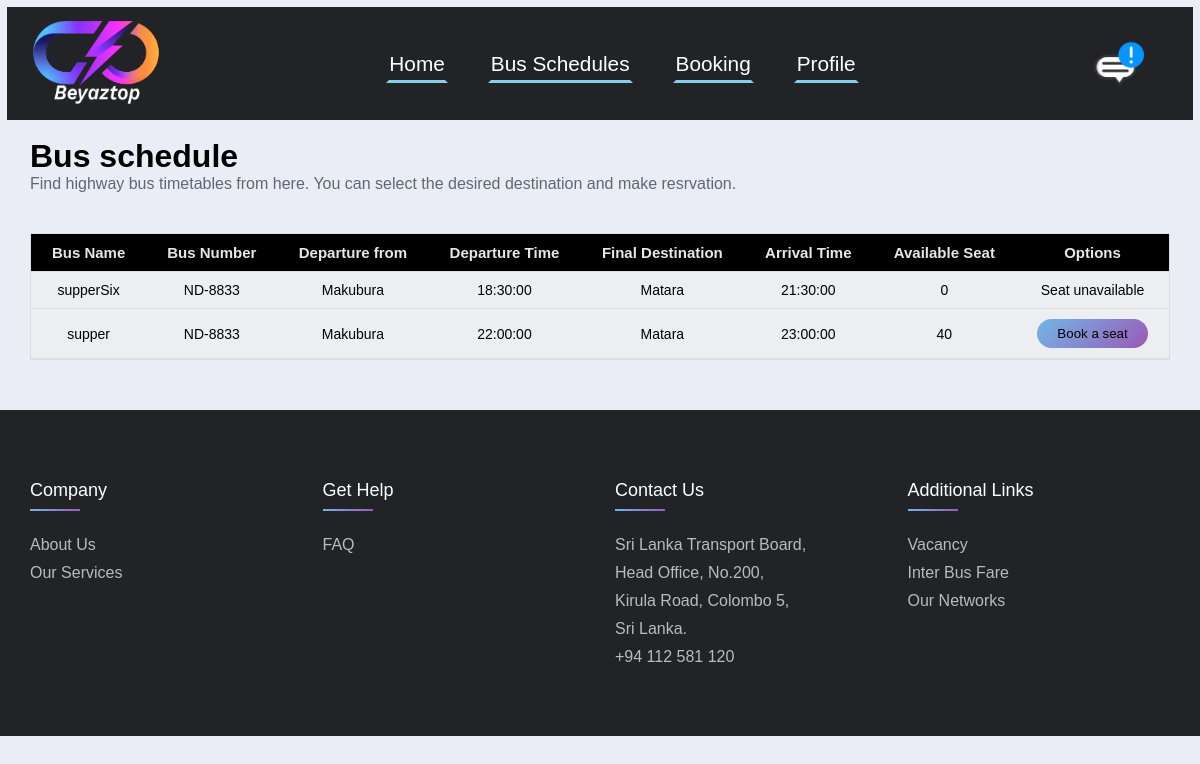
The app's page /User/user-bus-schedules.php (signed in) with its own data.
### tables this page shows
CREATE TABLE IF NOT EXISTS `bus_shedules` (
  `Shedules_id` int(11) NOT NULL AUTO_INCREMENT,
  `Bus_name` varchar(50) NOT NULL,
  `Bus_number` varchar(50) NOT NULL,
  `Stat_time` time NOT NULL,
  `End_time` time NOT NULL,
  `Starting_point` varchar(50) NOT NULL,
  `Final_destination` varchar(50) NOT NULL,
  `Seats_Count` int(50) NOT NULL,
  `Status` varchar(5) NOT NULL,
  PRIMARY KEY (`Shedules_id`),
  KEY `Bus_number` (`Bus_number`)
);

### User/user-bus-schedules.php (the view, shortened to what this page needs)
<?php include('user-header.php');
$cur_time= date("H:i:s");
  ?>
<br>
<div id="table-page-wrap">
  <h1>Bus schedule</h1>
  <p>Find highway bus timetables from here. You can select the desired destination and make resrvation.</p>
</div>
  <div class="userTable">
    <div class="header_fixed">
     <form action="" method="post" enctype="multipart/form-data">
      <table>
        <thead>
          <?php
          $sql = "SELECT * FROM bus_shedules where Status='A' ";
          $res = mysqli_query( $connect, $sql );
          $count = mysqli_num_rows( $res );
          if ( $count > 0 ) {
            ?><tr>
            <th>Bus Name</th>
            <th>Bus Number</th>
            <th>Departure from</th>
            <th>Departure Time</th>
            <th>Final Destination</th>
            <th>Arrival Time</th>
            <th>Available Seat</th>
            <th>Options</th>
          </tr>
        </thead><?php
        while ( $row = mysqli_fetch_assoc( $res ) ) {
          $id = $row[ 'Shedules_id' ];
          $Bname = $row[ 'Bus_name' ];
          $Bnumber = $row[ 'Bus_number' ];
          $Stime = $row[ 'Stat_time' ];
          $Etime = $row[ 'End_time' ];
          $Spoint = $row[ 'Starting_point' ];
          $Destination = $row[ 'Final_destination' ];
         if($cur_time <=$Stime){?>
        <tbody>
          <tr>
            <td><?php echo $Bname;?></td>
            <td><?php echo $Bnumber;?></td>
            <td><?php echo $Spoint;?></td>
            <td><?php echo $Stime;?></td>
            <td><?php echo $Destination;?></td>
            <td><?php echo $Etime;?></td>
            <?php
            $sql_Seat_Status = mysqli_query( $connect, 'SELECT COUNT(*) as seat_Count from seat where Shedules_id="' . $id . '" AND Status="A";' );
            $result = mysqli_fetch_assoc( $sql_Seat_Status );
            $seat_Count = $result[ 'seat_Count' ];
            ?><td><?php echo $seat_Count;?></td><?php
         if($seat_Count!=='0'){
          ?><td><button type="submit" name="submit">
              <a class="btn-table" href="Book_tickets.php?Shedules_id=<?php echo $id; ?>& Bus_number=<?php echo $Bnumber; ?>">Book a seat</a>
              </button></td><?php
         }else{
          ?><td>Seat unavailable</td><?php
         }?>
          </tr></tbody>
        <?php
         }else{
         }
        }
        } else {
          echo " <p class='error'>Bus Details not add yet.</p>";
        }?>
      </table>
      </form>
    </div>
  </div>
<?php include('user-footer.php');?>

### User/user-header.php (shortened to what this page needs)
<html>
<head>
 <link href="https://cdn.jsdelivr.net/npm/remixicon@2.5.0/fonts/remixicon.css" rel="stylesheet">
	<link rel="stylesheet" type="text/css" href="../css/style.css">
</head>
<body>
	<header>
		<a href="User-Home-page.php" class="logo"><img src="../img/bg-img/Beyaztop-logo.png" alt=" Logo"></a>
		<ul class="navbar">
			<li><a href="User-Home-page.php">Home</a></li>
    <li><a href="user-bus-schedules.php">Bus Schedules</a></li>
    <li><a href="User-Bookin-details">Booking</a></li>
    <li><a href="user-profile.php">Profile</a></li>
		</ul>
		<div class="main">
			<a href="Notifications.php"><img src="../img/Icon/icons8-notification-58.png" width="50px" height="50px"/></a>
		</div>
	</header>
 <br> <br> <br> <br> <br>

### User/user-footer.php
<footer class="footer">
  	 <div class="container1">
  	 	<div class="row">
  	 		<div class="footer-col">
  	 			<h4>company</h4>
  	 			<ul>
  	 				<li><a href="user-aboutus.php">About Us</a></li>
  	 				<li><a href="https://www.sltb.lk/service.html">our services</a></li>
  	 			</ul>
  	 		</div>
  	 		<div class="footer-col">
  	 			<h4>get help</h4>
  	 			<ul>
  	 				<li><a href="User-F&Q.php">FAQ</a></li>
  	 			</ul>
  	 		</div>
  	 		<div class="footer-col">
  	 			<h4>Contact Us</h4>
  	 			<ul>
  	 				<li><a href="#">Sri Lanka Transport Board,</a></li>
          <li><a href="#">Head Office, No.200,</a></li>
          <li><a href="#">Kirula Road, Colombo 5,</a></li>
          <li><a href="#">Sri Lanka.</a></li>
          <li><a href="#">+94 112 581 120</a></li>
  	 			</ul>
  	 		</div>
  	 		<div class="footer-col">
  	 			<h4>Additional Links</h4>
  	 			<ul>
  	 				<li><a href="https://www.sltb.lk/vacancies.html">Vacancy</a></li>
          <li><a href="https://www.sltb.lk/Bus_fare.html">Inter Bus Fare</a></li>
          <li><a href="https://www.sltb.lk/network.html">Our Networks</a></li>
  	 			</ul>
  	 		</div>
  	 		</div>
  	 	</div>
  </footer>
</body>
</html>

### css/style.css (style rules this page uses)
* { padding: 0; margin: 0; box-sizing: border-box; font-family: sans-serif; text-decoration: none; list-style: none; }
body { min-height: 100vh; margin: 0; font-family: sans-serif; background-color: #eaedf5; }
header { position: fixed; width: 100%; top: 0; right: 0; z-index: 1000; display: flex; align-items: center; justify-content: space-between; background-color: #222327; padding: 8px 9%; transition: all .50s ease; border-style: solid; border-width: 7px; border-color: #eaedf5; }
.logo { display: flex; align-items: center; }
.logo img { width:130px; height:85px; }
.navbar { display: flex; }
.navbar a { color: #fff; font-size: 1.3rem; font-weight: 500; padding: 5px 0; margin: 0px 30px; transition: all .50s ease; border-style: solid; border-bottom-color: #87CEEB; border-top-color: #222327; border-left-color: #222327; border-right-color: #222327; }
.main { display: flex; align-items: center; }
.main a { margin-right: 25px; margin-left: 10px; color: #fff; font-size: 1.1rem; font-weight: 500; transition: all .50s ease; }
@media (max-width: 1280px) { header { padding: 14px 2%; transition: .2s; } }
@media (max-width: 1280px) { .navbar a { padding: 5px 0; margin: 0px 20px; } }
.container1 { max-width: 1170px; margin: auto; }
.row { display: flex; flex-wrap: wrap; }
ul { list-style: none; }
.footer { background-color: #222327; padding: 70px 0; }
.footer-col { width: 25%; padding: 0 15px; }
.footer-col h4 { font-size: 18px; color: #ffffff; text-transform: capitalize; margin-bottom: 35px; font-weight: 500; position: relative; }
.footer-col h4::before { content: ''; position: absolute; left: 0; bottom: -10px; background: linear-gradient(135deg, #71b7e6, #9b59b6); height: 2px; box-sizing: border-box; width: 50px; }
.footer-col ul li:not(:last-child) { margin-bottom: 10px; }
.footer-col ul li a { font-size: 16px; text-transform: capitalize; color: #ffffff; text-decoration: none; font-weight: 300; color: #bbbbbb; display: block; transition: all 0.3s ease; }
.row { display: flex; }
#table-page-wrap { margin: 30px; }
.userTable { padding-top: 10px; padding-left: 30px; padding-right: 30px; padding-bottom: 50px; box-sizing: border-box; width: 100%; display: flex; justify-content: center; background-color: #eaedf5; }
table { width: 100%; border-collapse: collapse; }
.header_fixed { max-height: 100vh; width: 100%; overflow: auto; border: 1px solid #dddddd; }
.header_fixed thead th { position: sticky; top: 0; background-color: black; color: #e6e7e8; font-size: 15px; }
th, td { border-bottom: 1px solid #dddddd; padding: 10px 20px; font-size: 14px; text-align: center; }
tr:nth-child(odd) { background-color: #edeef1; }
td button { border: none; padding: 7px 20px; border-radius: 20px; background: linear-gradient(135deg, #71b7e6, #9b59b6); color: #FFFFFF; }
.btn-table { color: black; }
p { color: hsl(219, 12%, 42%); }

### records on screen
bus_shedules: Bus_name "supperSix", Bus_number "ND-8833", Starting_point "Makubura", Stat_time "18:30:00", Final_destination "Matara", End_time "21:30:00", seat_Count "0", shows "Seat unavailable"
bus_shedules: Bus_name "supper", Bus_number "ND-8833", Starting_point "Makubura", Stat_time "22:00:00", Final_destination "Matara", End_time "23:00:00", seat_Count "40"
